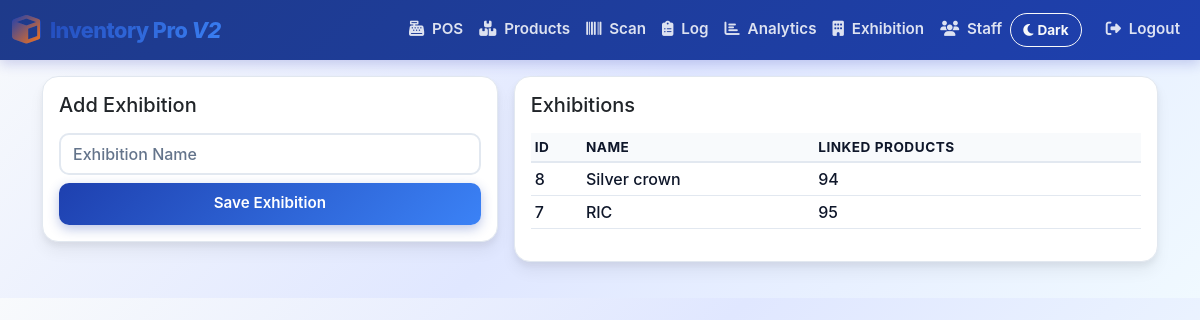
The page /admin/exhibitions.php (signed in) on the database its author committed.
### tables this page shows
CREATE TABLE IF NOT EXISTS exhibitions (
    id INT AUTO_INCREMENT PRIMARY KEY,
    name VARCHAR(191) NOT NULL,
    created_at TIMESTAMP DEFAULT CURRENT_TIMESTAMP
);

### includes/functions.php (called while the page is built, shortened)
<?php
function e(string $value): string
{
    return htmlspecialchars($value, ENT_QUOTES, 'UTF-8');
}

### admin/exhibitions.php (the view, shortened to what this page needs)
<?php
require_once __DIR__ . '/../includes/auth.php';
$rows = $pdo->query('SELECT e.id, e.name, COUNT(ep.id) AS products_count
                     FROM exhibitions e
                     LEFT JOIN exhibition_products ep ON ep.exhibition_id = e.id
                     GROUP BY e.id
                     ORDER BY e.id DESC')->fetchAll();
require_once __DIR__ . '/../includes/header.php';
?>
<div class="row g-3">
    <div class="col-12 col-md-5">
        <div class="card">
            <div class="card-body">
                <h5 class="mb-3">Add Exhibition</h5>
                <form method="post" class="d-grid gap-2">
                    <input type="text" name="name" class="form-control" placeholder="Exhibition Name" required>
                    <button class="btn btn-is2">Save Exhibition</button>
                </form>
            </div>
        </div>
    </div>
    <div class="col-12 col-md-7">
        <div class="card">
            <div class="card-body">
                <h5 class="mb-3">Exhibitions</h5>
                <div class="table-responsive">
                    <table class="table table-sm align-middle">
                        <thead><tr><th>ID</th><th>Name</th><th>Linked Products</th></tr></thead>
                        <tbody>
                        <?php foreach ($rows as $r): ?>
                            <tr>
                                <td><?= (int)$r['id'] ?></td>
                                <td><?= e($r['name']) ?></td>
                                <td><?= (int)$r['products_count'] ?></td>
                            </tr>
                        <?php endforeach; ?>
                        </tbody>
                    </table>
                </div>
            </div>
        </div>
    </div>
</div>
<?php require_once __DIR__ . '/../includes/footer.php'; ?>

### includes/header.php (style rules this page uses)
:root { --ipv2-primary: #1e40af; --ipv2-primary-dark: #1e3a8a; --ipv2-primary-light: #3b82f6; --ipv2-accent: #f97316; --ipv2-success: #10b981; --ipv2-danger: #ef4444; --ipv2-warning: #f59e0b; --ipv2-soft-bg: #f8fafc; --ipv2-ink: #0f172a; --ipv2-text-muted: #64748b; --ipv2-page-bg: linear-gradient(135deg, #f8fafc 0%, #e0e7ff 50%, #f0f9ff 100%); --ipv2-surface: #ffffff; --ipv2-border: #e2e8f0; --ipv2-nav-bg: #ffffff; --bs-primary: #1e40af; --bs-success: #10b981; --bs-warning: #f59e0b; --bs-danger: #ef4444; }
* { transition: all 0.2s ease; }
body { background: var(--ipv2-page-bg); font-family: -apple-system, BlinkMacSystemFont, "Segoe UI", "Roboto", "Oxygen", "Ubuntu", "Cantarell", sans-serif; color: var(--ipv2-ink); padding-bottom: 80px; overflow-x: hidden; font-weight: 500; }
.card { border: 1px solid var(--ipv2-border); box-shadow: 0 4px 6px rgba(0, 0, 0, 0.05), 0 10px 15px rgba(0, 0, 0, 0.05); border-radius: 16px; background: var(--ipv2-surface); overflow: hidden; }
.btn-is2 { background: linear-gradient(135deg, var(--ipv2-primary), var(--ipv2-primary-light)); color: #fff; border: none; font-weight: 600; border-radius: 10px; padding: 0.6rem 1.5rem; font-size: 0.95rem; box-shadow: 0 4px 12px rgba(30, 64, 175, 0.3); }
.btn { font-weight: 600; border-radius: 10px; font-size: 0.95rem; }
.form-control, .form-select, .btn { min-height: 42px; }
.form-control, .form-select { border: 2px solid var(--ipv2-border); border-radius: 10px; font-weight: 500; background: var(--ipv2-surface); color: var(--ipv2-ink); }
.table-responsive { -webkit-overflow-scrolling: touch; }
.table { font-weight: 500; color: var(--ipv2-ink); }
.table th { background: var(--ipv2-soft-bg); color: var(--ipv2-ink); font-weight: 700; border-bottom: 2px solid #e2e8f0; text-transform: uppercase; font-size: 0.85rem; letter-spacing: 0.5px; }
.table td { vertical-align: middle; border-bottom: 1px solid var(--ipv2-border); }
.table > :not(caption) > * > * { color: var(--ipv2-ink); border-color: var(--ipv2-border); }
.form-control::placeholder { color: var(--ipv2-text-muted); opacity: 1; }
@media (min-width: 992px) { body { padding-bottom: 20px; } }

### rows shown on the page
exhibitions: id "8", name "Silver crown", products_count "94"
exhibitions: id "7", name "RIC", products_count "95"
